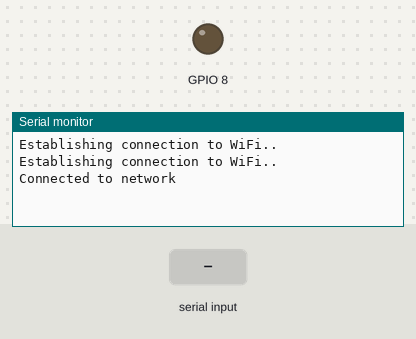
This sketch was run on a simulated ESP32. Parts: output pins drawn as LEDs (lit = HIGH), the last lines printed to the serial monitor. The test bench sets the inputs (shaded band). WiFi joins after 1.5 s; servers stay silent unless stated; a WiFi scan finds three made-up networks; uploads are accepted with an empty reply; nothing arrives over Bluetooth unless stated.

Above: at 3.2 s.
3.3 s: "Change WIFIinterval\n" received over Serial
At 3.9 s:
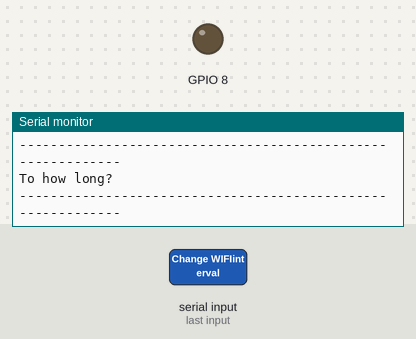
4.8 s: "Change BLEinterval\n" received over Serial
7.8 s: "Results\n" received over Serial
At 12.16 s:
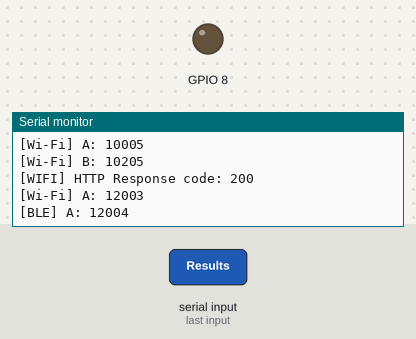

The sketch:

MultiWifiBle7error3.ino
```cpp
/* In this program two json files are created with all available BLE devices and Wi-Fi networks as they are scanned.
  Then the json files containing all devices and networks found are sent to the server */

#include "WiFi.h"
#include <HTTPClient.h>
#include <BLEDevice.h>
#include <BLEUtils.h>
#include <BLEScan.h>
#include <BLEAdvertisedDevice.h>

#define DEBUG 1

#if DEBUG == 1
#define debug(x) Serial.print(x)
#define debugln(x) Serial.println(x)
#else
#define debug(x)
#define debugln(x)
#endif

QueueHandle_t queueWIFI;
QueueHandle_t queueBLE;

TaskHandle_t Task1, Task2, Task3, Task4;

//Counter for BLE devices scanned
int number = 1;

BLEScan* pBLEScan;

//TIMER
int WIFIinterval = 0;
int BLEinterval = 0;

int response200Wifi = 0;
int response200Ble = 0;
int responseOtherWifi = 0;
int responseOtherBle = 0;

const char* ssid = "ZON-C510";
const char* password =  "Boas1234";

// Domain Name with full URL Path for HTTP POST Request
const char* serverName = "http://ils.dsi.uminho.pt/ar-ware/S02/i2a/i2aSamples.php";

String translateEncryptionType(wifi_auth_mode_t encryptionType) {

  switch (encryptionType) {
    case (WIFI_AUTH_OPEN):
      return "Open";
    case (WIFI_AUTH_WEP):
      return "WEP";
    case (WIFI_AUTH_WPA_PSK):
      return "WPA_PSK";
    case (WIFI_AUTH_WPA2_PSK):
      return "WPA2_PSK";
    case (WIFI_AUTH_WPA_WPA2_PSK):
      return "WPA_WPA2_PSK";
    case (WIFI_AUTH_WPA2_ENTERPRISE):
      return "WPA2_ENTERPRISE";
  }
}

// Here the "static" part of the json file is initialized. It has several preset values that will be replaced as we scan the bluetooth networks.
String dataGramaBLE = "scanData= {  \"tagName\": \"tagPedro\",  \"tagBSSID\": \"00:11:22:33:44:99\",  \"tagNetwork\": \"eduroam\",  \"dataType\": \"BLE\",  \"scanMode\": \"auto\", \"BLEData\":";

// Here the "volatile" part of the json file is initialized. This part will be changing constantly
String adicionarBLE;

String adicionarBLECopy;

// Here the "static" part of the json file is initialized. It has several preset values that will be replaced as we scan the wi-fi networks.
String dataGramaWIFI = "scanData= { \"tagName\": \"tagPedro\", \"tagBSSID\": \"00:11:22:33:44:55\", \"tagNetwork\": \"eduroam\", \"dataType\": \"Wi-Fi\", \"scanMode\": \"auto\", \"WiFiData\":";

String adicionarWIFICopy;

class MyAdvertisedDeviceCallbacks: public BLEAdvertisedDeviceCallbacks {

    void onResult(BLEAdvertisedDevice advertisedDevice) {

      // The bluetooth data containing information about all the networks found has to be sent inside brackets
      adicionarBLE += "{\"bssid\": \"bssid(i)\",      \"rssi\": \"rssi(i)\",      \"ssid\": \"ssid(i)\"}";

      // The preset value of bssid is replaced by the bssid of the device found
      adicionarBLE.replace("bssid(i)", (advertisedDevice.getAddress().toString().c_str()));
      String rssiStr = String (advertisedDevice.getRSSI());
      // The preset value of rssi is replaced by the rssi of the device found
      adicionarBLE.replace("rssi(i)", rssiStr);
      String nome = advertisedDevice.getName().c_str();
      // The preset value of ssid is replaced by the ssid of the device found
      adicionarBLE.replace("ssid(i)", nome);
      number ++;
      adicionarBLE += ", ";
    }
};

void scanBLE() {
  int scanTime = 5; //In seconds
  // put your main code here, to run repeatedly:
  // The wi-fi data containing information about all the networks found has to be sent inside brackets
  adicionarBLE += "[";
  BLEScanResults foundDevices = pBLEScan->start(scanTime, false);
  // The wi-fi data containing information about all the networks found has to be sent inside brackets
  adicionarBLE += "]}";
  //debug("[BLE] Devices found: ");
  //debugln(foundDevices.getCount());
  number = 1;
  pBLEScan->clearResults();   // delete results fromBLEScan buffer to release memory

  //It is necessary to remove the last comma
  int lastComma = adicionarBLE.lastIndexOf(',');
  adicionarBLE.remove(lastComma , 1);
  adicionarBLECopy = adicionarBLE;
  adicionarBLE.remove(0);
  xQueueOverwrite(queueBLE, &adicionarBLECopy);
}

void scanNetworks() {
  // Here the "volatile" part of the json file is initialized. This part will be changing constantly
  String adicionarWIFI;
  int linhaUm = 1;
  int numberOfNetworks = WiFi.scanNetworks();

  // The wi-fi data containing information about all the networks found has to be sent inside brackets
  adicionarWIFI += "[";

  for (int i = 0; i < numberOfNetworks; i++) {
    if (linhaUm == 0) {
      adicionarWIFI += ", ";
    } else linhaUm = 0;

    adicionarWIFI += "{\"bssid\": \"bssid(i)\",      \"rssi\": \"rssi(i)\",      \"ssid\": \"ssid(i)\",      \"encript\": \"encript(i)\"}";

    // The preset value of bssid is replaced by the bssid of the network number i found
    adicionarWIFI.replace("bssid(i)", (WiFi.BSSIDstr(i)));

    String rssiStr = String (WiFi.RSSI(i));
    // The preset value of rssi is replaced by the rssi of the network number i found
    adicionarWIFI.replace("rssi(i)", rssiStr);

    // The preset value of ssid is replaced by the ssid of the network number i found
    adicionarWIFI.replace("ssid(i)", (WiFi.SSID(i)));

    String encryptionTypeDescription = translateEncryptionType(WiFi.encryptionType(i));

    // The preset value of encryption is replaced by the encryption of the network number i found
    adicionarWIFI.replace("encript(i)", encryptionTypeDescription);

  }

  // The wi-fi data containing information about all the networks found has to be sent inside brackets
  adicionarWIFI += "]}";

  adicionarWIFICopy = adicionarWIFI;

  adicionarWIFI.remove(0);

  xQueueOverwrite(queueWIFI, &adicionarWIFICopy);

  //debug("[WI-FI] networks found: ");
  //debugln(numberOfNetworks);
}

void postBLE() {

  unsigned long tempoBLE;

  xQueueReceive(queueBLE, &adicionarBLECopy, portMAX_DELAY);

  if ( adicionarBLECopy.length() > 0) {

    // Send HTTP POST request
    // Here we concatenate both parts to originate the final datagram to be sent
    String dataGramaBLEFinal = dataGramaBLE + adicionarBLECopy;

    int tamanhoBLE = dataGramaBLEFinal.length();

    int connectionCountBLE = 0;

    //Check WiFi connection status
    if (WiFi.status() == WL_CONNECTED) {
      WiFiClient client;
      HTTPClient http;

      // Your Domain name with URL path or IP address with path
      if (connectionCountBLE == 0) {
        http.begin(client, serverName);
      } connectionCountBLE++;

      // Your Domain name with URL path or IP address with path
      http.begin(client, serverName);

      // Specify content-type header
      http.addHeader("Content-Type", "application/x-www-form-urlencoded", "Content-Length", tamanhoBLE);
      //http.addHeader("Content-Length", tamanhoBLE);
      http.addHeader("Accept", "*/*");
      http.addHeader("Accept-Encoding", "gzip, deflate, br");
      http.addHeader("Connection", "keep-alive");

      tempoBLE = millis();
      debug("[BLE] A: ");
      debugln(tempoBLE);

      vTaskSuspend(Task3);
      int httpResponseCodeBLE = http.POST(dataGramaBLEFinal);
      vTaskResume(Task3);

      tempoBLE = millis();
      debug("[BLE] B: ");
      debugln(tempoBLE);

      String responseBLE = http.getString();

      if (httpResponseCodeBLE == 200) {
        debug("[BLE] HTTP Response code: ");
        debugln(httpResponseCodeBLE);
        debugln(responseBLE);
        response200Ble++;
      }
      else {
        debug("[BLE] HTTP Response code: ");
        debugln(httpResponseCodeBLE);
        debugln(responseBLE);
        responseOtherBle++;
      }

    }
  }
}


void postWIFI() {

  unsigned long tempoWIFI;

  xQueueReceive(queueWIFI, &adicionarWIFICopy, portMAX_DELAY);

  if ( adicionarWIFICopy.length() > 0) {

    // Here we concatenate both parts to originate the final datagram to be sent
    String dataGramaWIFIFinal = dataGramaWIFI + adicionarWIFICopy;
    int tamanhoWIFI = dataGramaWIFIFinal.length();

    int connectionCountWIFI = 0;

    //Send an HTTP POST request every 1 second

    //Check WiFi connection status
    if (WiFi.status() == WL_CONNECTED) {
      WiFiClient client;
      HTTPClient http;

      // Your Domain name with URL path or IP address with path
      if (connectionCountWIFI == 0) {
        http.begin(client, serverName);
      } connectionCountWIFI++;

      // Specify content-type header
      http.addHeader("Content-Type", "application/x-www-form-urlencoded", "Content-Length", tamanhoWIFI);
      //http.addHeader("Content-Length", tamanhoWIFI);
      http.addHeader("Accept", "*/*");
      http.addHeader("Accept-Encoding", "gzip, deflate, br");
      http.addHeader("Connection", "keep-alive");

      // Send HTTP POST request

      tempoWIFI = millis();
      debug("[Wi-Fi] A: ");
      debugln(tempoWIFI);

      vTaskSuspend(Task3);
      int httpResponseCodeWIFI = http.POST(dataGramaWIFIFinal);
      vTaskResume(Task3);

      tempoWIFI = millis();
      debug("[Wi-Fi] B: ");
      debugln(tempoWIFI);

      String responseWifi = http.getString();

      if (httpResponseCodeWIFI == 200) {
        debug("[WIFI] HTTP Response code: ");
        debugln(httpResponseCodeWIFI);
        debugln(responseWifi);
        response200Wifi++;
      }
      else {
        debug("[WIFI] HTTP Response code: ");
        debugln(httpResponseCodeWIFI);
        debugln(responseWifi);
        responseOtherWifi++;
      }

    }
  }
}

void connectToNetwork() {
  WiFi.begin(ssid, password);

  while (WiFi.status() != WL_CONNECTED) {
    delay(1000);
    debugln("Establishing connection to WiFi..");
  }

  debugln("Connected to network");

}

void codeForTask1( void * parameter ) {
  for (;;) {
    scanBLE();
    vTaskDelay(BLEinterval);
  }
}

void codeForTask2( void * parameter ) {
  for (;;) {
    postBLE();
  }
}

void codeForTask3( void * parameter ) {
  for (;;) {
    scanNetworks();
    vTaskDelay(WIFIinterval);
  }

}

void codeForTask4( void * parameter ) {
  for (;;) {
    postWIFI();
  }

}

void setup() {

  Serial.begin(115200);
  Serial.setTimeout(2000); //TO WRITE ON SERIAL

  queueWIFI = xQueueCreate( 1, 20 );
  queueBLE = xQueueCreate( 1, 20 );

  if (queueWIFI == NULL) {
    debugln("Error creating the queue");
  }

  if (queueBLE == NULL) {
    debugln("Error creating the queue");
  }

  //After connecting to a network it's information is printed
  connectToNetwork();

  // In the datagram to be sent it is required to identify which network the device is connected to and it's ssid
  dataGramaWIFI.replace("eduroam", (WiFi.SSID()));

  // In the datagram to be sent it is required to identify which network the device is connected to and it's macAdress
  dataGramaWIFI.replace("00:11:22:33:44:55", (WiFi.macAddress()));

  // In the datagram to be sent it is required to identify which network the device is connected to and it's ssid
  dataGramaBLE.replace("eduroam", (WiFi.SSID()));

  // In the datagram to be sent it is required to identify which network the device is connected to and it's macAdress
  dataGramaBLE.replace("00:11:22:33:44:99", (WiFi.macAddress()));

  BLEDevice::init("");
  pBLEScan = BLEDevice::getScan(); //create new scan
  pBLEScan->setAdvertisedDeviceCallbacks(new MyAdvertisedDeviceCallbacks());
  pBLEScan->setActiveScan(true); //active scan uses more power, but get results faster
  pBLEScan->setInterval(100);
  pBLEScan->setWindow(99);  // less or equal setInterval value

  pinMode(D9, OUTPUT);
  /* create Mutex */
  /*Syntax for assigning task to a core:
    xTaskCreatePinnedToCore(
                    TaskFunc,     // Function to implement the task
                    "TaskLabel",  // Name of the task
                    10000,        // Stack size in bytes
                    NULL,         // Task input parameter
                    0,            // Priority of the task
                    &TaskHandle,  // Task handle.
                    TaskCore);    // Core where the task should run
  */
  //Both tasks run on the same core so different priorities are attributed to each
  xTaskCreatePinnedToCore(    codeForTask1,    "scanBLE",    4000,    NULL,    2,    &Task1,    0);
  xTaskCreatePinnedToCore(    codeForTask2,    "postBLE",    4000,    NULL,    4,    &Task2,    0);
  xTaskCreatePinnedToCore(    codeForTask3,    "scanNetworks",    4000,    NULL,    2,    &Task3,    1);
  xTaskCreatePinnedToCore(    codeForTask4,    "postWIFI",    4000,    NULL,   4,    &Task4,    1);
}

//The task which runs setup() and loop() is created on core 1 with priority 1.
void loop() {
  String command;
  if (Serial.available()) {
    command = Serial.readStringUntil('\n');

    if (command.equals("Change WIFIinterval")) {
      debugln("------------------------------------------------------------");
      debugln("To how long?");
      debugln("------------------------------------------------------------");
      command = Serial.readStringUntil('\n');
      if (command.toInt() == -1) {
        vTaskSuspend(Task3);
        vTaskSuspend(Task4);
        debugln("------------------------------------------------------------");
        debugln("WIFI has been disabled");
        debugln("------------------------------------------------------------");
      }
      else {
        vTaskResume(Task3);
        vTaskResume(Task4);
        WIFIinterval = command.toInt() * 1000;
        debugln("------------------------------------------------------------");
        debug("WIFIinterval changed to: ");
        debugln(WIFIinterval);
        debugln("------------------------------------------------------------");
      }
    }

    if (command.equals("Change BLEinterval")) {
      debugln("------------------------------------------------------------");
      debugln("To how long?");
      debugln("------------------------------------------------------------");
      command = Serial.readStringUntil('\n');
      if (command.toInt() == -1) {
        vTaskSuspend(Task1);
        vTaskSuspend(Task2);
        debugln("------------------------------------------------------------");
        debugln("BLE has been disabled");
        debugln("------------------------------------------------------------");
      }
      else {
        vTaskResume(Task1);
        vTaskResume(Task2);
        BLEinterval = command.toInt() * 1000;
        debugln("------------------------------------------------------------");
        debug("BLEinterval changed to: ");
        debugln(BLEinterval);
        debugln("------------------------------------------------------------");
      }
    }

    if (command.equals("Results")) {
      debugln("------------------------------------------------------------");
      debug("200 Wi-Fi Responses: ");
      debugln(response200Wifi);
      debug("Other Wi-Fi Responses: ");
      debugln(responseOtherWifi);
      debug("200 BLE Responses: ");
      debugln(response200Ble);
      debug("Other BLE Responses: ");
      debugln(responseOtherBle);
      debugln("------------------------------------------------------------");
    }
  }
  //vTaskDelete(NULL);
}
// to delete that task and free its resources because it isn't planed to use it at all.
```

Measured:
- after the input at 3.3 s, the serial monitor: prints a new line at once (image 1)
- after the input at 7.8 s, the serial monitor: prints a new line at once (image 2)
